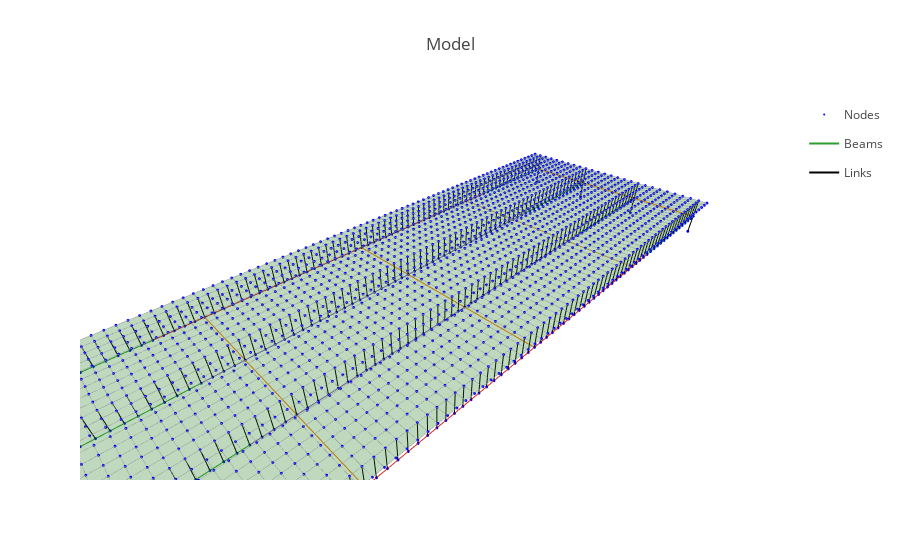

Here is the notebook cell this chart was saved with:
### Code cell
#plot the model
py.iplot(fig)
